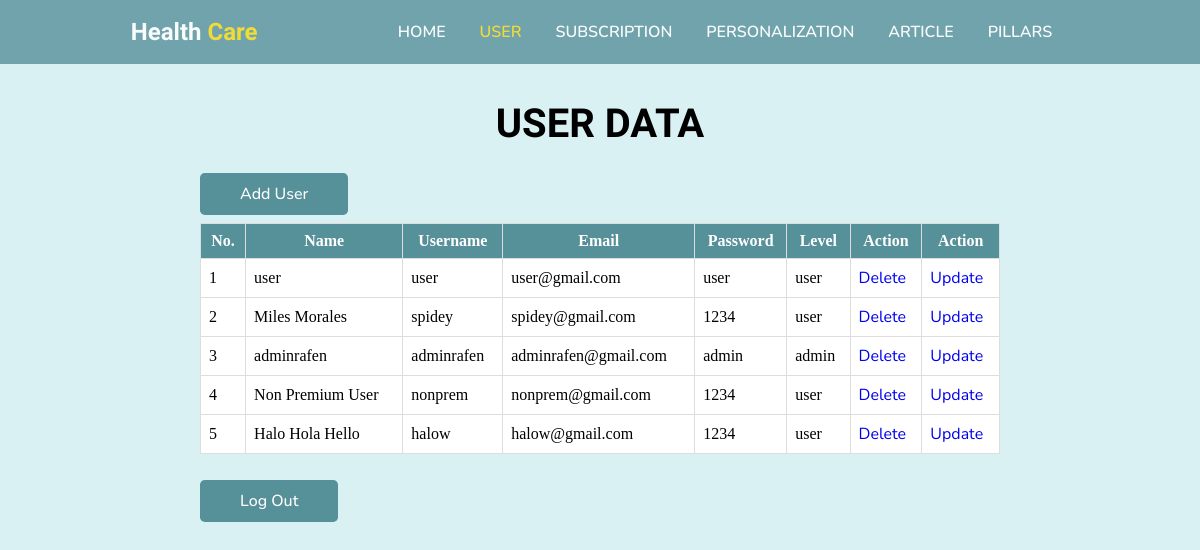
Page /admin/adminuser.php on the earlier database version.
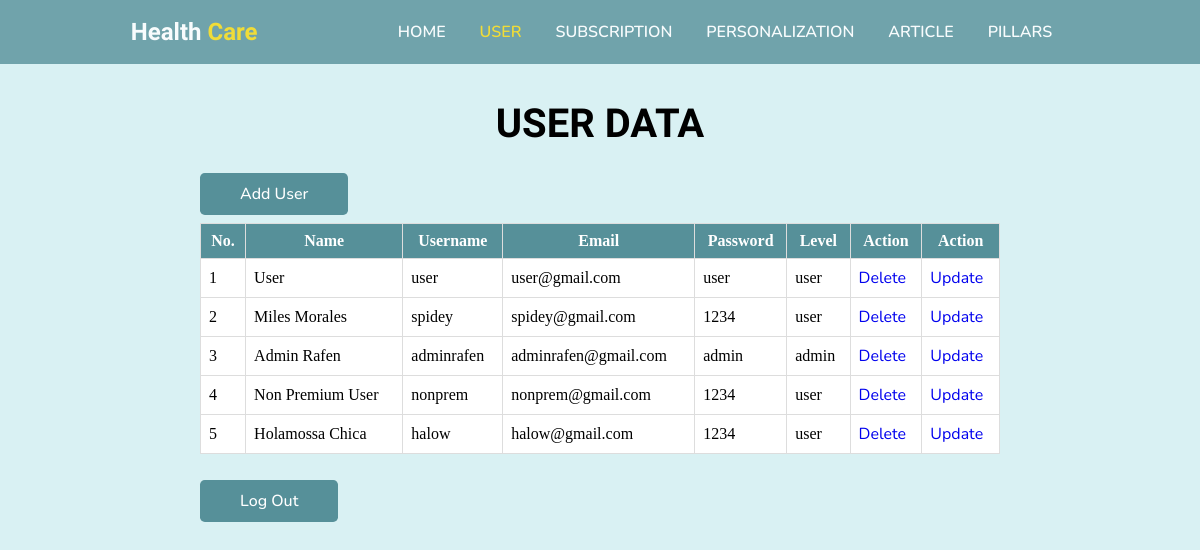
Same page on the later database version.
### tables this page shows
CREATE TABLE `user` (
  `id_user` int(11) NOT NULL,
  `name` varchar(225) NOT NULL,
  `username` varchar(255) NOT NULL,
  `email` varchar(225) NOT NULL,
  `password` varchar(20) NOT NULL,
  `level` varchar(5) NOT NULL
);

### admin/adminuser.php (the view, shortened to what this page needs)
<!DOCTYPE html>
<html lang="en">
<head>
    <link rel="stylesheet" href="style_main.css">
</head>
<body>
    <header>
        <div class="logo">
            <h2>Health <span>Care</span></h2>
        </div>
        <ul class="navbar">
            <li><a href="index.php" class="btn-nav">Home</a></li>
            <li><a href="adminuser.php" class="btn-active">User</a></li>
            <li><a href="adminsubs.php" class="btn-nav">Subscription</a></li>
            <li><a href="adminperson.php" class="btn-nav">Personalization</a></li>
            <li><a href="adminarticle.php" class="btn-nav">Article</a></li>
            <li><a href="adminpillars.php" class="btn-nav">Pillars</a></li>
        </ul>
    </header>
    <section class="user">
        <h1 class="heading">User Data</h1>
        <br>
        <br>
        <a href="adminuseradd.php" class="btn">Add User</a>
        <br>
        <br>
        <table border="1" class="table">
            <tr>
                <th>No.</th>
                <th>Name</th>
                <th>Username</th>
                <th>Email</th>
                <th>Password</th>
                <th>Level</th>
                <th>Action</th>
                <th>Action</th>
            </tr>
            <?php
            include '../connect.php';
            $query_mysql = mysqli_query($mysqli, "SELECT * FROM user") or die(mysqli_error($mysqli));
            $nomor = 1;
            while ($data = mysqli_fetch_array($query_mysql)) {
                ?>
                <tr>
                    <td><?php echo $nomor++; ?></td>
                    <td><?php echo $data['name']; ?></td>
                    <td><?php echo $data['username']; ?></td>
                    <td><?php echo $data['email']; ?></td>
                    <td><?php echo $data['password']; ?></td>
                    <td><?php echo $data['level']; ?></td>
                    <td><a href="adminuserdelete.php?id=<?php echo $data['id_user']; ?>" class="btn-hapus">Delete</a> </td>
                    <td><a href="adminuserupdate.php?id=<?php echo $data['id_user']; ?>" class="btn-update">Update</a> </td>
                </tr>
            <?php } ?>
        </table>
        <br>
        <br>
        <a href="../loginpage.php" class="btn">Log Out</a>
    </section>
</body>
</html>

Differences in the rows shown:
changed user "user@gmail.com": name "user" → "User"
changed user "adminrafen": name "adminrafen" → "Admin Rafen"
changed user "halow": name "Halo Hola Hello" → "Holamossa Chica"
